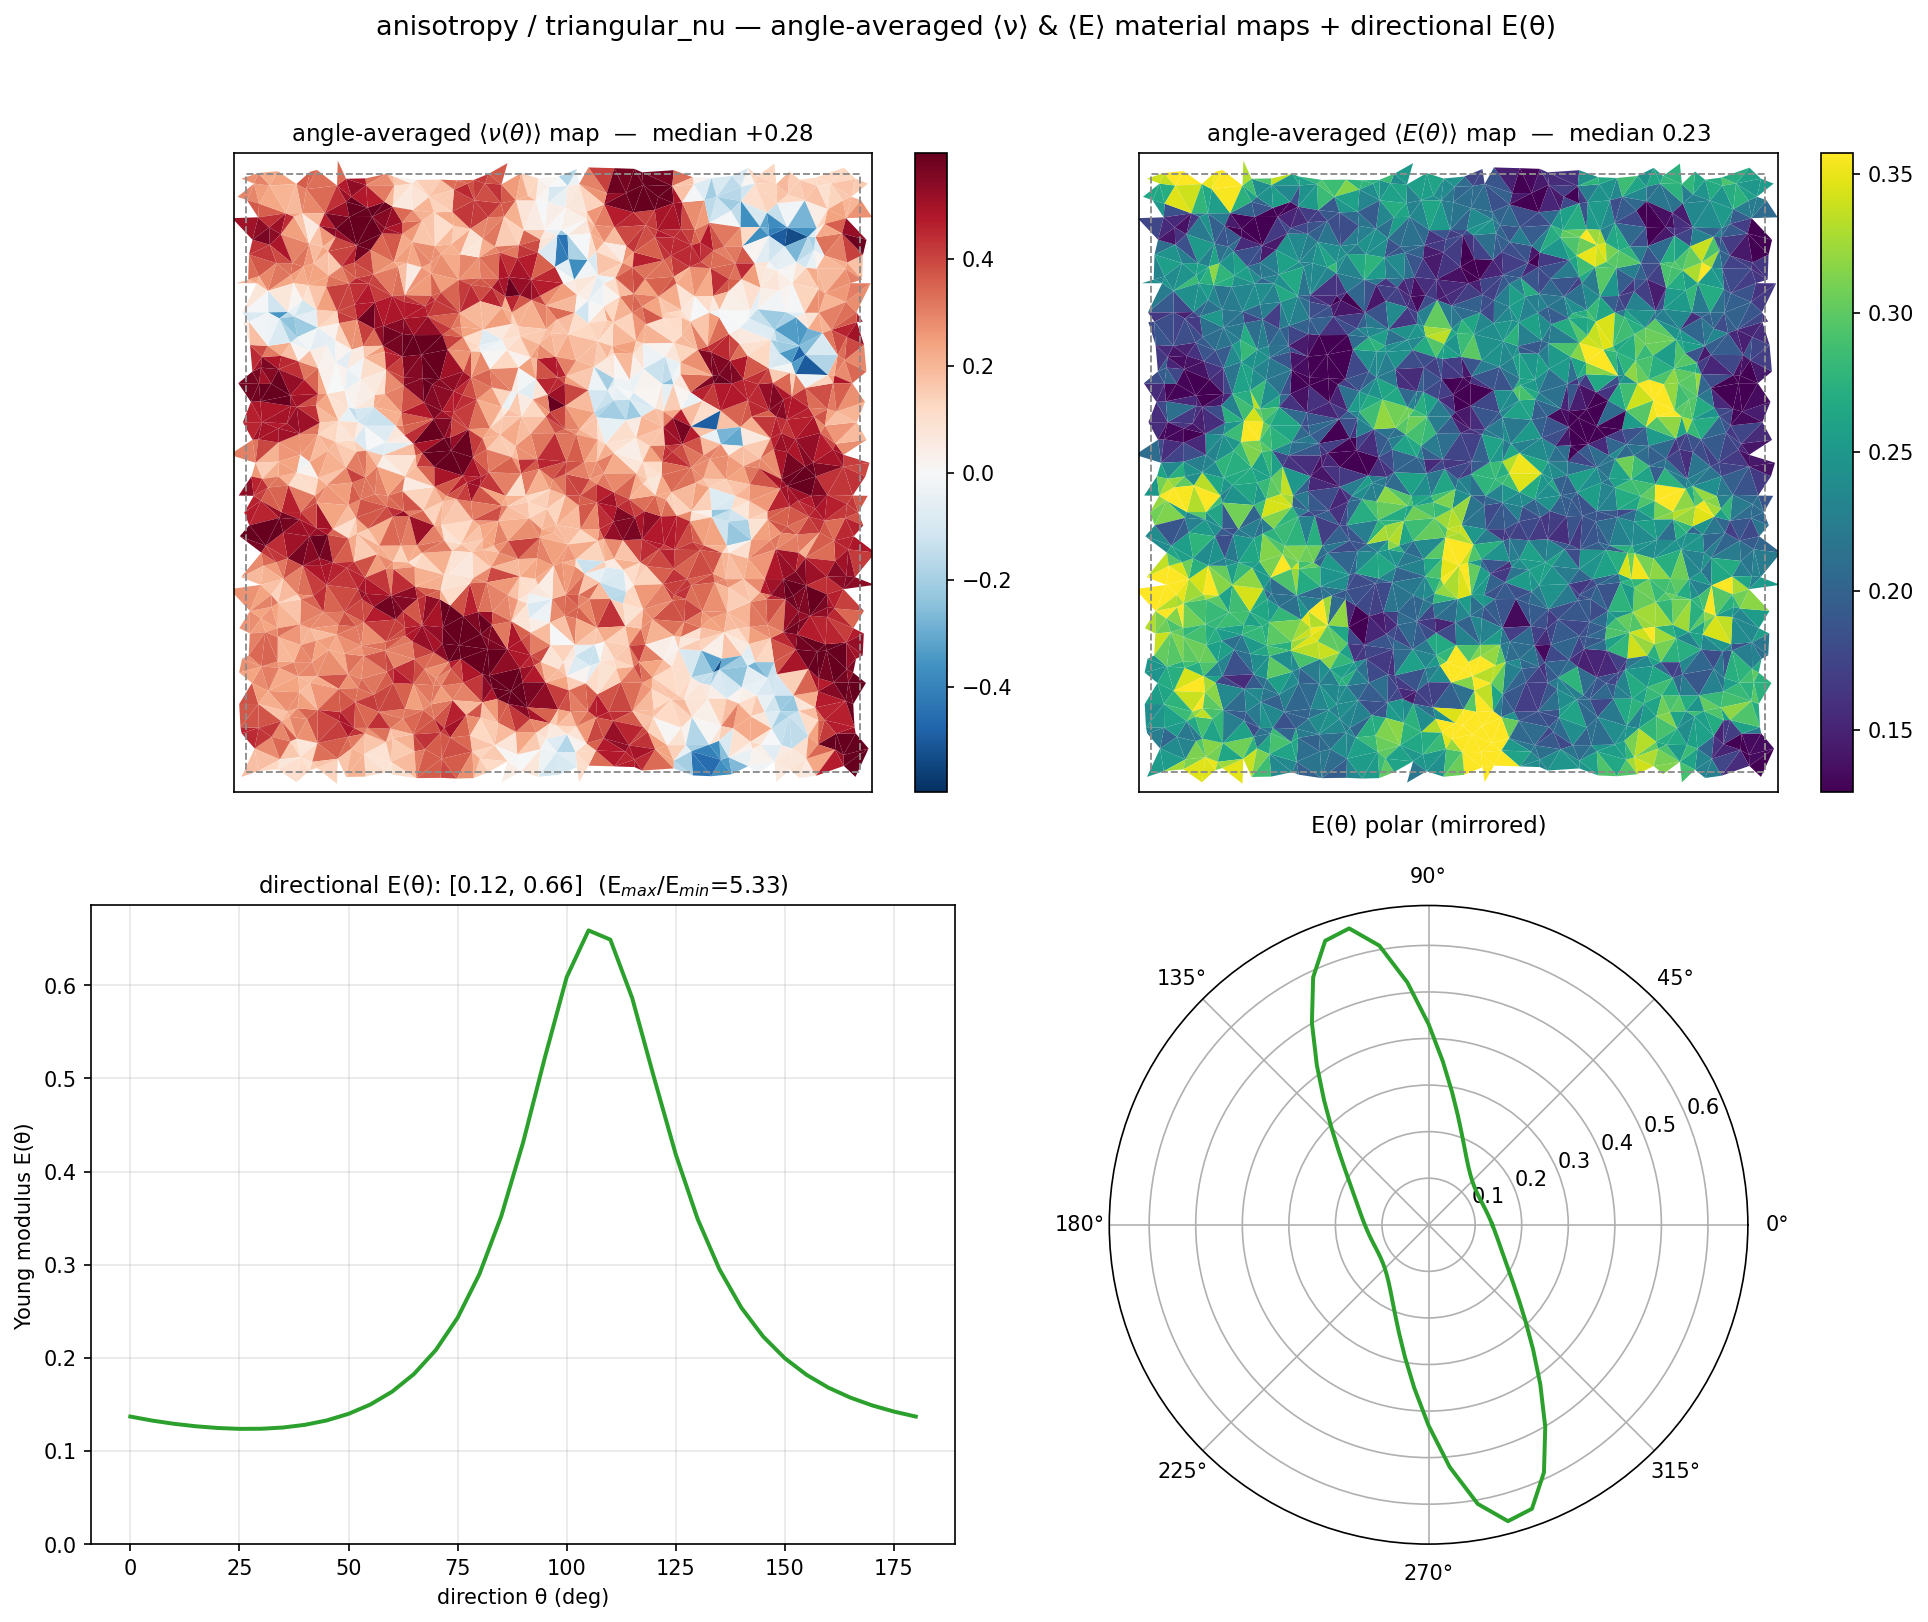

Write Python code to recreate this figure.
"""
anisotropy / triangular_nu_maps — SUPPLEMENTARY material maps for the designed triangular-sawtooth
ν(θ) patch. Reads the saved triangular_nu.npz (no re-optimisation) and plots the LOAD-INDEPENDENT
material fields the main figure's single directional ν map does not show:

  (a) angle-averaged ⟨ν(θ)⟩ spatial map   — per-triangle mean Poisson ratio over all directions
  (b) angle-averaged ⟨E(θ)⟩ spatial map   — per-triangle mean Young's modulus over all directions
  (c) directional E(θ) line                — the angular map of stiffness (companion to ν(θ))
  (d) directional E(θ) polar               — same, mirrored to the full circle

The angle-averaged maps are a MATERIAL fingerprint (no applied load): each triangle's local physical
C6 is neighbourhood-smoothed, inverted to compliance, and ν(θ)/E(θ) averaged over θ (C.local_nuE_
angleavg). E(θ) comes from the region-homogenised C6 via C.nu_E_theta — the same tensor whose ν(θ)
the design fits. Outputs: triangular_nu_maps.png, triangular_nu_maps.csv (E(θ)).
"""
import os, sys
import numpy as np
import matplotlib
matplotlib.use('Agg')
import matplotlib.pyplot as plt

sys.path.insert(0, os.path.dirname(os.path.dirname(os.path.abspath(__file__))))
import _common as C

CASE = 'anisotropy'


def main():
    npz = os.path.join(C.savedir(CASE), 'triangular_nu.npz')
    geo, k_bond, C6_per, meta = C.load_network(npz)
    th = C.ANG                                                   # θ grid ∈ [0,π]

    # --- angle-averaged local material maps (load-independent) ---
    nu_avg, E_avg = C.local_nuE_angleavg(geo, C6_per)           # each (nt,)

    # --- directional E(θ) from the region-homogenised physical tensor (same tensor design fits) ---
    C6_reg = C.region_phys_C6(geo, C6_per, None)               # whole-cell physical 6-vector
    nu_theta, E_theta = C.nu_E_theta(C6_reg, th)

    print(f"  [triangular_nu_maps] tri={len(nu_avg)}", flush=True)
    print(f"    angle-avg ⟨ν⟩: median={np.median(nu_avg):+.3f}  [p5={np.percentile(nu_avg,5):+.3f}, "
          f"p95={np.percentile(nu_avg,95):+.3f}]", flush=True)
    print(f"    angle-avg ⟨E⟩: median={np.median(E_avg):.3f}  [p5={np.percentile(E_avg,5):.3f}, "
          f"p95={np.percentile(E_avg,95):.3f}]", flush=True)
    print(f"    directional E(θ): [{E_theta.min():.3f}, {E_theta.max():.3f}]  "
          f"anisotropy E_max/E_min={E_theta.max()/E_theta.min():.2f}", flush=True)

    C.write_csv(os.path.join(C.savedir(CASE), 'triangular_nu_maps.csv'),
                ['theta_deg', 'nu_theta', 'E_theta'],
                [(f'{np.degrees(t):.1f}', f'{nu_theta[i]:.4f}', f'{E_theta[i]:.4f}')
                 for i, t in enumerate(th)])

    fig = plt.figure(figsize=(13, 11))

    # (a) angle-averaged ν map
    a0 = fig.add_subplot(2, 2, 1)
    vlim = max(0.3, float(np.nanpercentile(np.abs(nu_avg), 97)))
    pc = C.fill_local_map(a0, geo, nu_avg, cmap='RdBu_r', sym=True, vlim=vlim)
    C.draw_box(a0, geo); plt.colorbar(pc, ax=a0, fraction=0.046)
    a0.set_title(r'angle-averaged $\langle\nu(\theta)\rangle$ map  —  median '
                 f'{np.median(nu_avg):+.2f}', fontsize=11)

    # (b) angle-averaged E map
    a1 = fig.add_subplot(2, 2, 2)
    pc = C.fill_local_map(a1, geo, E_avg, cmap='viridis')
    pc.set_clim(float(np.percentile(E_avg, 3)), float(np.percentile(E_avg, 97)))
    C.draw_box(a1, geo); plt.colorbar(pc, ax=a1, fraction=0.046)
    a1.set_title(r'angle-averaged $\langle E(\theta)\rangle$ map  —  median '
                 f'{np.median(E_avg):.2f}', fontsize=11)

    # (c) directional E(θ) line
    a2 = fig.add_subplot(2, 2, 3)
    a2.plot(np.degrees(th), E_theta, color='#2ca02c', lw=1.9)
    a2.set_xlabel('direction θ (deg)'); a2.set_ylabel('Young modulus E(θ)')
    a2.set_title(f'directional E(θ): [{E_theta.min():.2f}, {E_theta.max():.2f}]  '
                 f'(E$_{{max}}$/E$_{{min}}$={E_theta.max()/E_theta.min():.2f})', fontsize=11)
    a2.grid(alpha=.3); a2.set_ylim(bottom=0)

    # (d) directional E(θ) polar (mirrored to full circle)
    a3 = fig.add_subplot(2, 2, 4, projection='polar')
    th2 = np.concatenate([th, th + np.pi])
    a3.plot(th2, np.concatenate([E_theta, E_theta]), color='#2ca02c', lw=1.9)
    a3.set_title('E(θ) polar (mirrored)', fontsize=11, pad=16)

    fig.suptitle(f'{CASE} / triangular_nu — angle-averaged ⟨ν⟩ & ⟨E⟩ material maps + directional E(θ)',
                 fontsize=13)
    plt.tight_layout(rect=[0, 0, 1, 0.96])
    path = os.path.join(C.savedir(CASE), 'triangular_nu_maps.png')
    plt.savefig(path, dpi=150, bbox_inches='tight'); plt.close()
    print(f'saved {os.path.basename(path)}')
    print('done')


if __name__ == '__main__':
    main()
